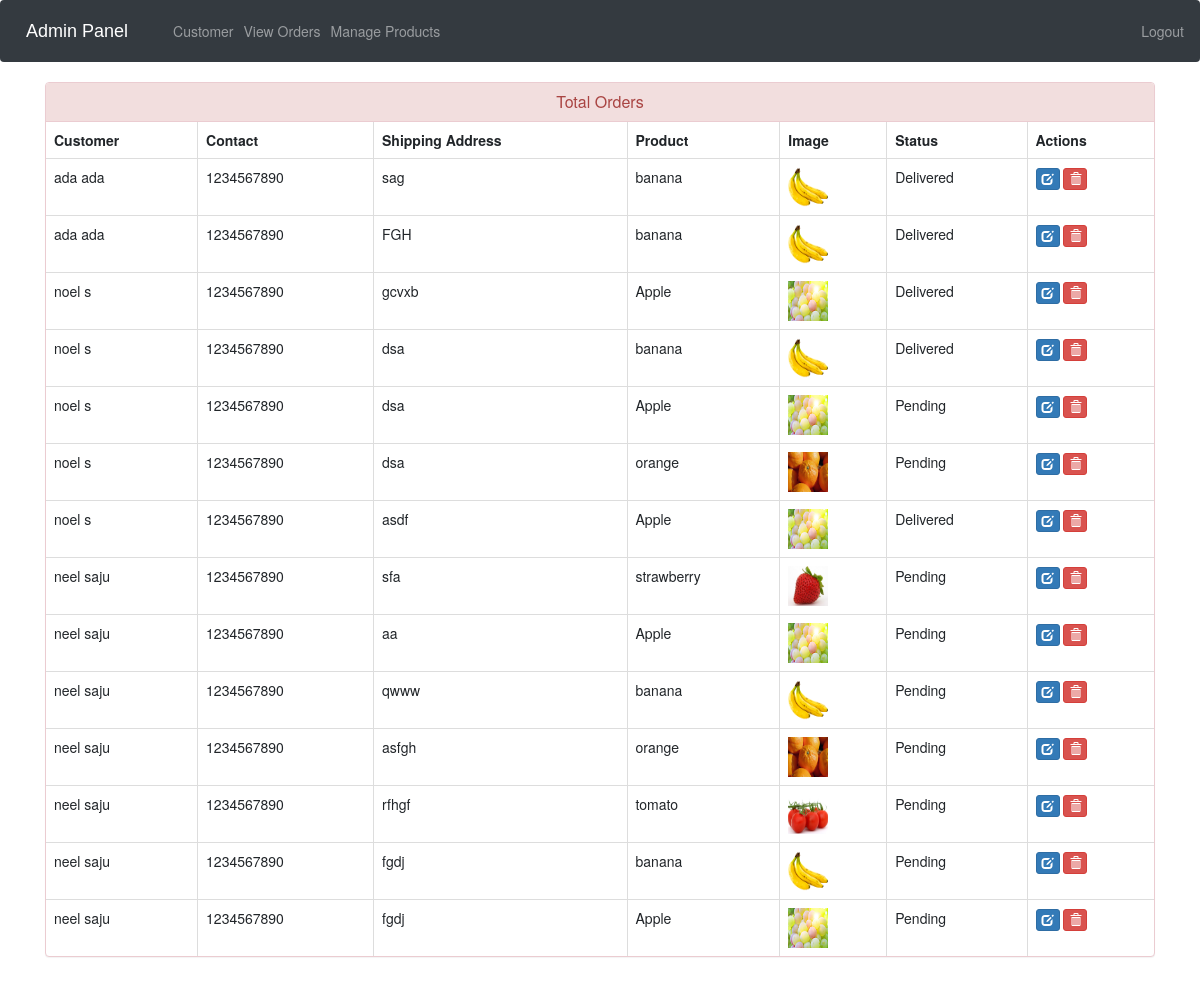
The page /admin-view-booking (signed in) on the database its author committed.
### ecom/models.py (models this page shows, shortened)
class Customer(models.Model):
    user=models.OneToOneField(User,on_delete=models.CASCADE)
    profile_pic= models.ImageField(upload_to='profile_pic/CustomerProfilePic/',null=True,blank=True)
    address = models.CharField(max_length=40)
    mobile = models.CharField(max_length=20,null=False)
    @property
    def get_name(self):
        return self.user.first_name+" "+self.user.last_name

class Orders(models.Model):
    STATUS =(
        ('Pending','Pending'),
        ('Order Confirmed','Order Confirmed'),
        ('Out for Delivery','Out for Delivery'),
        ('Delivered','Delivered'),
    )
    customer=models.ForeignKey('Customer', on_delete=models.CASCADE,null=True)
    product=models.ForeignKey('Product',on_delete=models.CASCADE,null=True)
    email = models.CharField(max_length=50,null=True)
    address = models.CharField(max_length=500,null=True)
    mobile = models.CharField(max_length=20,null=True)
    order_date= models.DateField(auto_now_add=True,null=True)
    status=models.CharField(max_length=50,null=True,choices=STATUS)

class Product(models.Model):
    name=models.CharField(max_length=40)
    product_image= models.ImageField(upload_to='product_image/',null=True,blank=True)
    price = models.PositiveIntegerField()
    description=models.CharField(max_length=40)

### ecom/views.py (the view)
# urls.py: path('admin-view-booking', views.admin_view_booking_view,name='admin-view-booking'),
@login_required(login_url='adminlogin')
def admin_view_booking_view(request):
    orders=models.Orders.objects.all()
    ordered_products=[]
    ordered_bys=[]
    for order in orders:
        ordered_product=models.Product.objects.all().filter(id=order.product.id)
        ordered_by=models.Customer.objects.all().filter(id = order.customer.id)
        ordered_products.append(ordered_product)
        ordered_bys.append(ordered_by)
    return render(request,'ecom/admin_view_booking.html',{'data':zip(ordered_products,ordered_bys,orders)})

### templates/ecom/admin_view_booking.html (shortened to what this page needs)
{% extends 'ecom/admin_base.html' %}
{% load static %}
{% block content %}
<head>
  <link href="//netdna.bootstrapcdn.com/bootstrap/3.0.0/css/bootstrap.min.css" rel="stylesheet" id="bootstrap-css">
</head>
<div class="container">
  <div class="panel panel-danger">
    <div class="panel-heading">
      <h6 class="panel-title">Total Orders</h6>
    </div>
    <table class="table table-hover table-bordered" id="dev-table">
      <thead>
        <tr>
          <th>Customer</th>
          <th>Contact</th>
          <th>Shipping Address</th>
          <th>Product</th>
          <th>Image</th>
          <th>Status</th>
          <th>Actions</th>
        </tr>
      </thead>
      {% for product,customer,order in data %}
      <tr>
        {% for c in customer %}
        <td> {{c.get_name}}</td>
        <td>{{c.mobile}}</td>
        <td>{{order.address}}</td>
        {% endfor %}
        {% for p in product %}
        <td> {{p.name}}</td>
        <td> <img src="{% static p.product_image.url %}" alt="Profile Pic" height="40px" width="40px" /></td>
        <td>{{order.status}}</td>
        <td><a class="btn btn-primary btn-xs" href="{% url 'update-order' order.id  %}"><span class="glyphicon glyphicon-edit"></span></a>
        <a class="btn btn-danger btn-xs" href="{% url 'delete-order' order.id  %}"><span class="glyphicon glyphicon-trash"></span></a></td>
        {% endfor %}
      </tr>
      {% endfor %}
    </table>
  </div>
</div>
{% endblock content %}

### templates/ecom/admin_view_booking.html (style rules this page uses)
a:link { text-decoration: none; }
h6 { text-align: center; }

### rows shown on the page
Orders: address "sag", status "Delivered"
Customer: get_name "ada ada", mobile "1234567890"
Product: name "banana", product_image (picture)
Orders: address "FGH", status "Delivered"
Orders: address "gcvxb", status "Delivered"
Customer: get_name "noel s", mobile "1234567890"
Product: name "Apple", product_image (picture)
Orders: address "dsa", status "Delivered"
Orders: address "dsa", status "Pending"
Orders: address "dsa", status "Pending"
Product: name "orange", product_image (picture)
Orders: address "asdf", status "Delivered"
Orders: address "sfa", status "Pending"
Customer: get_name "neel saju", mobile "1234567890"
Product: name "strawberry", product_image (picture)
Orders: address "aa", status "Pending"
Orders: address "qwww", status "Pending"
Orders: address "asfgh", status "Pending"
Orders: address "rfhgf", status "Pending"
Product: name "tomato", product_image (picture)
Orders: address "fgdj", status "Pending"
Orders: address "fgdj", status "Pending"
